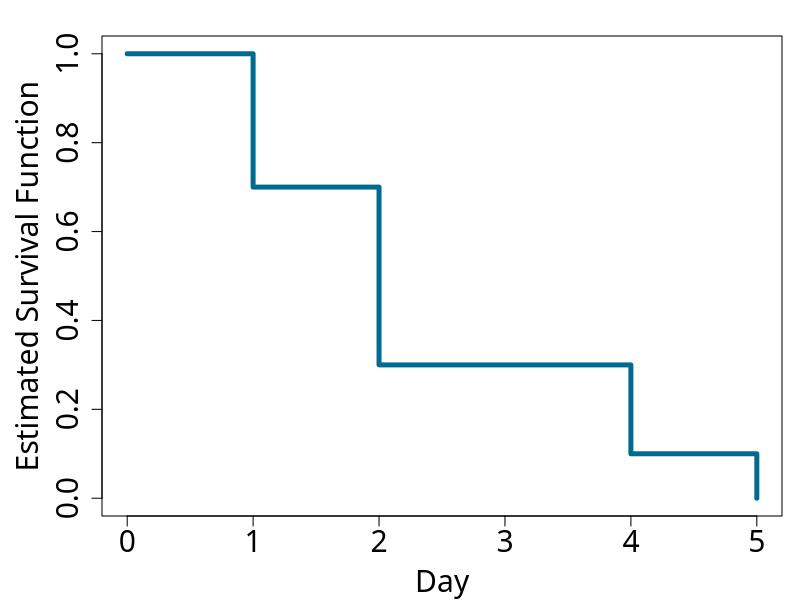
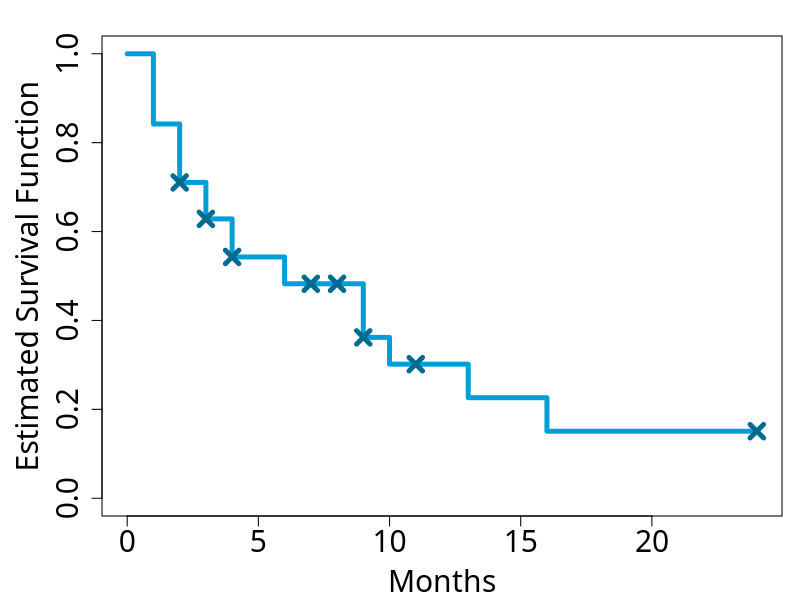
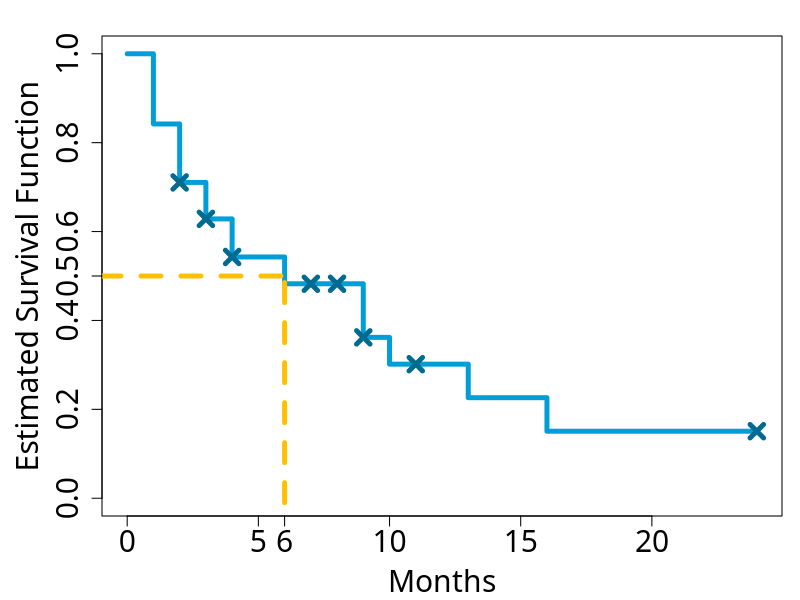

Reproduce these figures in R, in order.
## ---- chunk 1
#| code-fold: true
#| code-summary: "Plotting the Estimated Survival Function in R"
#| label: estimated-light-bulb-survival-function
days <- 0:5 # creating a vector of time markers
survival_function <- c(1, 7/10, 3/10, 3/10, 1/10, 0) # creating a vector of estimated probabilities
par(mar=c(bottom=4.2, left=5.1, top=1.8, right=0.9), family="Roboto Slab") # setting the plot options
plot(days, survival_function, type="s", ylim=c(0,1), xlab="Day", ylab="Estimated Survival Function", col="#006a90", lwd=4.8, cex.lab=1.8, cex.axis=1.8)
## ---- chunk 2
#| code-fold: true
#| code-summary: "Inputting the Results of the Study into a Data Frame in R"
#| label: inputting-data
women <- 1:38 # creating identifiers for each woman in the study
event_times <- c(1, 1, 11, 7, 3, 4, 9, 4, 24, 6, 9, 2, 6, 16, 9, 2, 2, 3, 1, 8, 8, 4, 4, 1, 7, 9, 2, 9, 24, 
                 1, 1, 9, 13, 10, 3, 2, 3, 2) # inputting the number of months after their surgical intervention
                                              # at which they conceived or were censored
conception_or_censoring <- c('Conceived', 'Conceived', 'Censored', 'Censored', 'Conceived', 'Conceived', 'Censored', 'Conceived', 'Censored', 'Conceived', 'Censored',
                             'Conceived', 'Conceived', 'Conceived', 'Conceived', 'Censored', 'Conceived', 'Conceived', 'Conceived', 'Censored', 'Censored', 'Conceived',
                             'Censored', 'Conceived', 'Censored', 'Conceived', 'Conceived', 'Conceived', 'Censored', 'Conceived', 'Conceived', 'Censored', 'Conceived',
                             'Conceived', 'Conceived', 'Conceived', 'Censored', 'Conceived') # inputting which event occurred for each woman
conception_study <- data.frame(subject=women, months=event_times, event=conception_or_censoring)
## ---- chunk 3
#| code-fold: true
#| code-summary: "Restructuring the Data in R"
#| label: summarising-data
months_from_intervention <- sort(unique(conception_study$months)) # getting the different numbers of months after surgical intervention 
                                                                  # it took for conception or censoring to occur
months_from_intervention <- c(0, months_from_intervention) # adding month zero for the start of the study
num_times <- length(months_from_intervention) # finding the number of unique event times 
conception_data_summary <- data.frame(months=months_from_intervention, 
                                      censored=rep(NA, times=num_times), 
                                      conceived=rep(NA, times=num_times))
for (i in 1:num_times) { # counting the number of conceptions and censorings at each event time
  month_i <- months_from_intervention[i]
  conception_data_summary$censored[i] <- nrow(conception_study[conception_study$months == month_i & conception_study$event == 'Censored', ])
  conception_data_summary$conceived[i] <- nrow(conception_study[conception_study$months == month_i & conception_study$event == 'Conceived', ])
}
## ---- chunk 4
#| code-fold: true
#| code-summary: "Finding the Number of Study Participants Still Being Followed Up at Each Time Stage in R"
#| label: remaining-women
conception_data_summary$remaining <- rep(NA, times=num_times) # initialising a column of our data frame to store the number of remaining study members at each event time
conception_data_summary$remaining[1] <- 38 # at month zero, all women are still being followed up 
for (i in 2:num_times) { # finding the number of women still being followed up at each event time from the previous number, 
                         # and the number who conceived or were censored at the previous event time
  prev_conceptions <- conception_data_summary$conceived[i-1]
  prev_censorings <- conception_data_summary$censored[i-1]
  conception_data_summary$remaining[i] <- conception_data_summary$remaining[i-1] - prev_conceptions - prev_censorings 
}
## ---- chunk 5
#| code-fold: true
#| code-summary: "Estimating the Conditional Probabilities for Each Time Stage in R"
#| label: conditional-probabilities
conception_survival_analysis <- subset(conception_data_summary, select=-censored) # creating a new data frame without the censoring column
conception_survival_analysis$conditionals <- with(conception_survival_analysis, (remaining-conceived)/remaining)
## ---- chunk 6
#| code-fold: true
#| code-summary: "Estimating the Survival Function in R"
#| label: survival-function
conception_survival_analysis$survival <- cumprod(conception_survival_analysis$conditionals) # finding the cumulative product of the estimated conditional probabilities
## ---- chunk 7
#| code-fold: true
#| code-summary: "Plotting the Estimated Survival Function in R"
#| label: survival-function-plot
par(mar=c(bottom=4.2, left=5.1, top=1.8, right=0.9), family="Roboto Slab") # setting the plot options
KM_curve_plot <- function (surv_df, study_df) { # creating a function to plot a survival curve from the 
                                                # original data frame and our survival analysis data frame
  plot(surv_df$months, surv_df$survival, type="s", ylim=c(0,1), 
       xlab="Months", ylab="Estimated Survival Function", col="#009ed8", lwd=4.8, cex.lab=1.8, cex.axis=1.8)
  censoring_months <- sort(unique(study_df[which((study_df$event == 'Censored')),]$months))  # finding the months in which censoring occurred
  surv_fuc_eval_at_censoring <- surv_df[surv_df$months %in% censoring_months,]$survival # evaluating the estimated survival function
                                                                                        # at those points
  points(censoring_months, surv_fuc_eval_at_censoring, pch=4, cex=1.8, col="#006a90", lwd=4.8)
}
KM_curve_plot(conception_survival_analysis, conception_study)
## ---- chunk 8
#| code-fold: true
#| code-summary: "Finding the Median Time to Conception in R"
#| label: median-time-to-conception
median_month <- conception_survival_analysis$months[which(conception_survival_analysis$survival <= 0.5)[1]] # finding the first month at which the estimated survival function drops to equal or below 0.5
par(mar=c(bottom=4.2, left=5.1, top=1.8, right=0.9), family="Roboto Slab") # setting the plot options
KM_curve_plot(conception_survival_analysis, conception_study)
segments(-1, 0.5, median_month, 0.5, col="#ffc000", lwd=4.8, lty=2) # plotting the line across from the y-axis to the survival curve
axis(1, at=median_month, cex.lab=1.8, cex.axis=1.8) # marking 0.5 on the y-axis
segments(median_month, -1, median_month, 0.5, col="#ffc000", lwd=4.8, lty=2) # plotting the line down from the survival curve to the x-axis
axis(2, at=0.5, cex.lab=1.8, cex.axis=1.8) # marking the median on the x-axis
